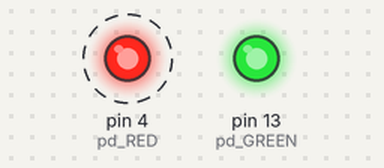
The sketch below on a simulated Arduino Uno, built with avr-gcc and run on an emulated ATmega328P. Shown: output pins drawn as LEDs (lit = HIGH). Dashed ring = blinking. What the sketch prints to the serial monitor is not drawn.

Above: at 0.12 s.
At 2.37 s:
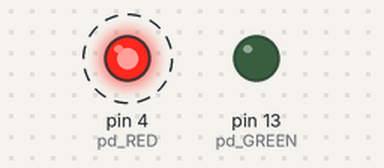
Timing chart, 0 to 3.0 s (numbered marks = the images above):
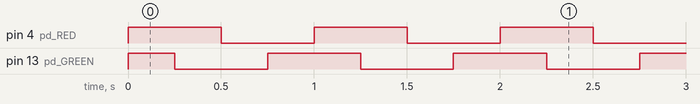

Measured:
- by itself, pin 4 (pd_RED): alternates HIGH for 0.50 s and LOW for 0.50 s
- by itself, pin 13 (pd_GREEN): repeats every 1.0 s: LOW 0.50 s, HIGH 0.50 s
- by itself, everything shown: repeats every 1.0 s, in 4 steps

The sketch:

Sonoff_red_LED.ino
```cpp
/*
  Test Sonoff red LED connection to ESP8266 pin 16 GPIO4

  SUCCESS!
*/

#define BAUDRATE 115200

const int pd_RED     =  4;
const int pd_GREEN   = 13;

void setup() {

  Serial.begin ( BAUDRATE );
  while ( !Serial && millis() < 5000 );

  pinMode ( pd_RED,   OUTPUT );
  pinMode ( pd_GREEN, OUTPUT );

  Serial.println ( "Ready to rock and roll" );
}

void loop () {

  digitalWrite ( pd_RED, ( millis() % 1000 ) < 500 );
  digitalWrite ( pd_GREEN, ( ( millis() + 250 ) % 1000 ) < 500 );

}
```
